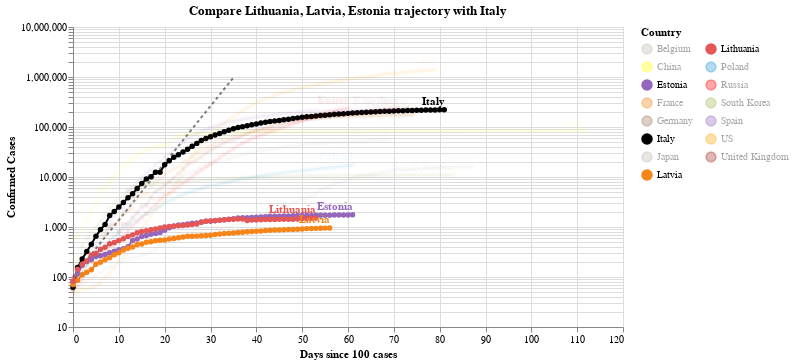

Notebook cell for this chart:
### Code cell
#hide_input
chart3 = make_since_chart(dff2, ['Lithuania', 'Latvia', 'Estonia'], baseline_countries)
chart3

### Figure 1 — Vega-Lite specification as saved in the notebook (floating-point values rounded to 4 significant figures; data arrays with more than 128 entries replaced by an {"elided": "..."} marker saying what was removed)
{"config": {"view": {"continuousWidth": 400, "continuousHeight": 300}}, "layer": [{"data": {"name": "data-628230001892d6798b50651be41d1b3e"}, "mark": {"type": "line", "color": "black", "opacity": 0.5, "strokeDash": [3, 3]}, "encoding": {"x": {"type": "quantitative", "field": "Days since 100 cases"}, "y": {"type": "quantitative", "field": "Confirmed Cases"}}}, {"data": {"name": "data-6171de0d93708d73113c0e2b4084642c"}, "mark": {"type": "line", "point": true}, "encoding": {"color": {"type": "nominal", "field": "Country", "legend": {"columns": 2}, "scale": {"domain": ["Belgium", "China", "Estonia", "France", "Germany", "Italy", "Japan", "Latvia", "Lithuania", "Poland", "Russia", "South Korea", "Spain", "US", "United Kingdom"], "range": ["#C1B7AD", "yellow", "#9467bd", "#F58518", "#9D755D", "black", "#C1B7AD", "#F58518", "#E45756", "#2495D3", "red", "#A1BA59", "#9467bd", "orange", "brown"]}}, "opacity": {"condition": {"value": 1, "selection": "selector002"}, "value": 0.05}, "tooltip": [{"type": "nominal", "field": "Country"}, {"type": "temporal", "field": "Date"}, {"type": "quantitative", "field": "Confirmed Cases"}, {"type": "quantitative", "field": "Days since 100 cases"}], "x": {"type": "quantitative", "field": "Days since 100 cases"}, "y": {"type": "quantitative", "field": "Confirmed Cases", "scale": {"type": "log"}}}, "selection": {"selector002": {"type": "multi", "fields": ["Country"], "bind": "legend", "init": [{"Country": "Lithuania"}, {"Country": "Latvia"}, {"Country": "Estonia"}, {"Country": "Italy"}]}}, "width": 550}, {"data": {"name": "data-6171de0d93708d73113c0e2b4084642c"}, "mark": {"type": "text", "align": "right", "dy": -8, "fontWeight": "bold"}, "encoding": {"color": {"type": "nominal", "field": "Country", "legend": {"columns": 2}, "scale": {"domain": ["Belgium", "China", "Estonia", "France", "Germany", "Italy", "Japan", "Latvia", "Lithuania", "Poland", "Russia", "South Korea", "Spain", "US", "United Kingdom"], "range": ["#C1B7AD", "yellow", "#9467bd", "#F58518", "#9D755D", "black", "#C1B7AD", "#F58518", "#E45756", "#2495D3", "red", "#A1BA59", "#9467bd", "orange", "brown"]}}, "opacity": {"condition": {"value": 1, "selection": "selector002"}, "value": 0.05}, "text": {"type": "nominal", "field": "Country"}, "tooltip": [{"type": "nominal", "field": "Country"}, {"type": "temporal", "field": "Date"}, {"type": "quantitative", "field": "Confirmed Cases"}, {"type": "quantitative", "field": "Days since 100 cases"}], "x": {"type": "quantitative", "field": "Days since 100 cases"}, "y": {"type": "quantitative", "field": "Confirmed Cases", "scale": {"type": "log"}}}, "transform": [{"filter": "(datum['Date'] >= 1589328000000)"}], "width": 550}], "title": "Compare Lithuania, Latvia, Estonia trajectory with Italy", "$schema": "https://vega.github.io/schema/vega-lite/v4.0.2.json", "datasets": {"data-628230001892d6798b50651be41d1b3e": [{"Days since 100 cases": 0, "Confirmed Cases": 100.0}, {"Days since 100 cases": 1, "Confirmed Cases": 130.0}, {"Days since 100 cases": 2, "Confirmed Cases": 169.0}, {"Days since 100 cases": 3, "Confirmed Cases": 219.7}, {"Days since 100 cases": 4, "Confirmed Cases": 285.6}, {"Days since 100 cases": 5, "Confirmed Cases": 371.3}, {"Days since 100 cases": 6, "Confirmed Cases": 482.7}, {"Days since 100 cases": 7, "Confirmed Cases": 627.5}, {"Days since 100 cases": 8, "Confirmed Cases": 815.7}, {"Days since 100 cases": 9, "Confirmed Cases": 1060.0}, {"Days since 100 cases": 10, "Confirmed Cases": 1379.0}, {"Days since 100 cases": 11, "Confirmed Cases": 1792.0}, {"Days since 100 cases": 12, "Confirmed Cases": 2330.0}, {"Days since 100 cases": 13, "Confirmed Cases": 3029.0}, {"Days since 100 cases": 14, "Confirmed Cases": 3937.0}, {"Days since 100 cases": 15, "Confirmed Cases": 5119.0}, {"Days since 100 cases": 16, "Confirmed Cases": 6654.0}, {"Days since 100 cases": 17, "Confirmed Cases": 8650.0}, {"Days since 100 cases": 18, "Confirmed Cases": 11250.0}, {"Days since 100 cases": 19, "Confirmed Cases": 14620.0}, {"Days since 100 cases": 20, "Confirmed Cases": 19000.0}, {"Days since 100 cases": 21, "Confirmed Cases": 24710.0}, {"Days since 100 cases": 22, "Confirmed Cases": 32120.0}, {"Days since 100 cases": 23, "Confirmed Cases": 41750.0}, {"Days since 100 cases": 24, "Confirmed Cases": 54280.0}, {"Days since 100 cases": 25, "Confirmed Cases": 70560.0}, {"Days since 100 cases": 26, "Confirmed Cases": 91730.0}, {"Days since 100 cases": 27, "Confirmed Cases": 119300.0}, {"Days since 100 cases": 28, "Confirmed Cases": 155000.0}, {"Days since 100 cases": 29, "Confirmed Cases": 201500.0}, {"Days since 100 cases": 30, "Confirmed Cases": 262000.0}, {"Days since 100 cases": 31, "Confirmed Cases": 340600.0}, {"Days since 100 cases": 32, "Confirmed Cases": 442800.0}, {"Days since 100 cases": 33, "Confirmed Cases": 575600.0}, {"Days since 100 cases": 34, "Confirmed Cases": 748300.0}, {"Days since 100 cases": 35, "Confirmed Cases": 972800.0}], "data-6171de0d93708d73113c0e2b4084642c": {"elided": "1110 records"}}}
